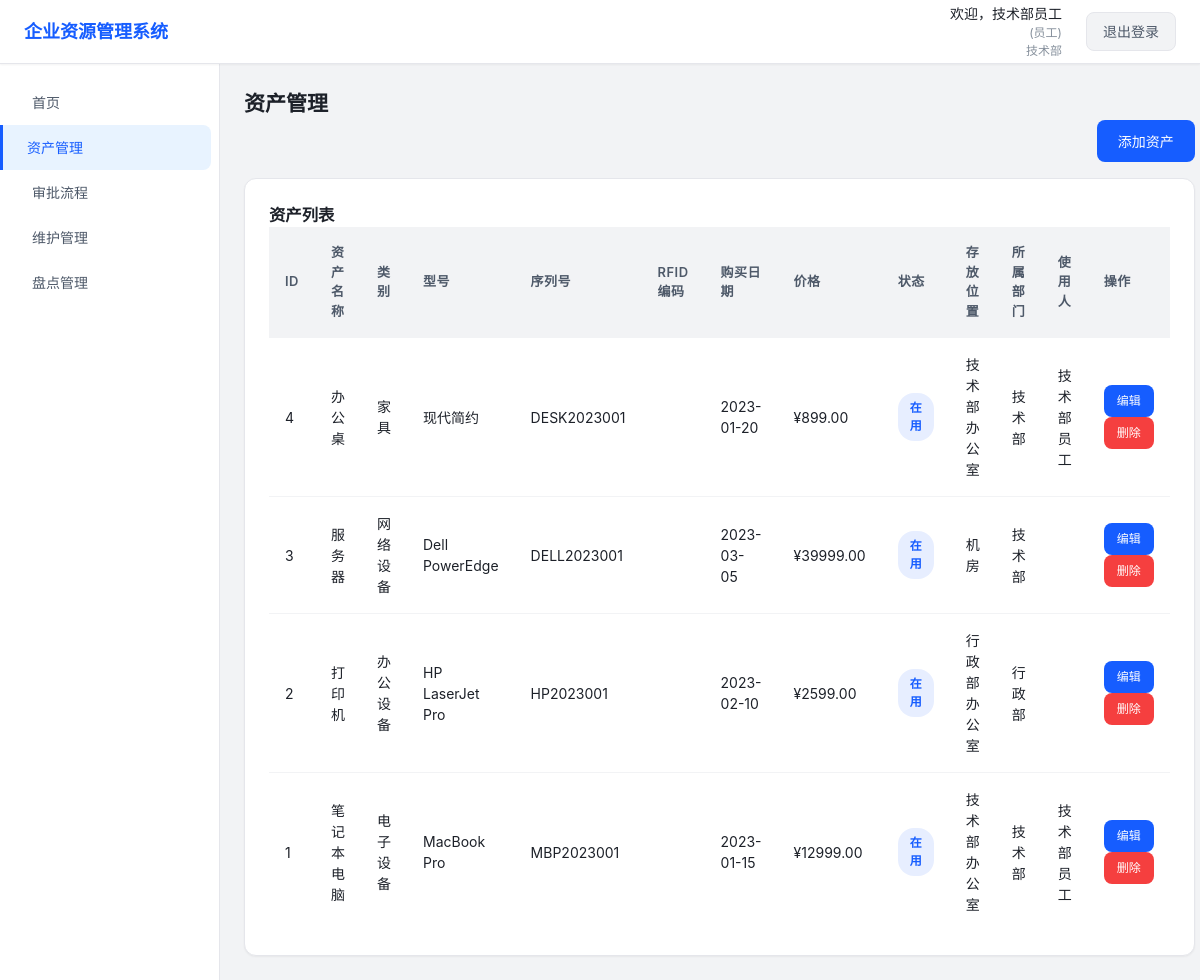
The page /assets.php (signed in) on the database its author committed.
### tables this page shows
CREATE TABLE IF NOT EXISTS `departments` (
  `id` INT AUTO_INCREMENT PRIMARY KEY,
  `name` VARCHAR(100) NOT NULL,
  `description` TEXT,
  `created_at` TIMESTAMP DEFAULT CURRENT_TIMESTAMP,
  `updated_at` TIMESTAMP DEFAULT CURRENT_TIMESTAMP ON UPDATE CURRENT_TIMESTAMP
);

CREATE TABLE IF NOT EXISTS `assets` (
  `id` INT AUTO_INCREMENT PRIMARY KEY,
  `name` VARCHAR(255) NOT NULL,
  `category` VARCHAR(100) NOT NULL,
  `model` VARCHAR(255),
  `serial_number` VARCHAR(255),
  `purchase_date` DATE,
  `price` DECIMAL(10,2),
  `status` ENUM('in_use', 'in_store', 'maintenance', 'scrapped') DEFAULT 'in_store',
  `location` VARCHAR(255),
  `department_id` INT,
  `user_id` INT,
  `description` TEXT,
  `created_at` TIMESTAMP DEFAULT CURRENT_TIMESTAMP,
  `updated_at` TIMESTAMP DEFAULT CURRENT_TIMESTAMP ON UPDATE CURRENT_TIMESTAMP
);

CREATE TABLE IF NOT EXISTS `users` (
  `id` INT AUTO_INCREMENT PRIMARY KEY,
  `username` VARCHAR(100) NOT NULL,
  `password` VARCHAR(255) NOT NULL,
  `name` VARCHAR(100) NOT NULL,
  `department_id` INT,
  `role` ENUM('admin', 'manager', 'employee') DEFAULT 'employee',
  `created_at` TIMESTAMP DEFAULT CURRENT_TIMESTAMP,
  `updated_at` TIMESTAMP DEFAULT CURRENT_TIMESTAMP ON UPDATE CURRENT_TIMESTAMP
);

### config/db.php (called while the page is built, shortened)
<?php
$servername = "localhost";
$username = "test";
$password = "123456";
$dbname = "php_wish";
$conn = new mysqli($servername, $username, $password, $dbname);
$conn->set_charset("utf8mb4");
function execute_query($sql, $params = []) {
    global $conn;
    $stmt = $conn->prepare($sql);
    if (!empty($params)) {
        $types = str_repeat("s", count($params));
        $stmt->bind_param($types, ...$params);
    }
    $result = $stmt->execute();
    if (strtolower(substr(trim($sql), 0, 6)) === "select") {
        $result_set = $stmt->get_result();
        $rows = [];
        while ($row = $result_set->fetch_assoc()) {
            $rows[] = $row;
        }
        return $rows;
    }
    $affected_rows = $stmt->affected_rows;
    return ["affected_rows" => $affected_rows];
}
?>

### assets.php (the view, shortened to what this page needs)
<?php
require_once 'config/db.php';
$name = $_SESSION['name'];
$role = $_SESSION['role'];
$department_id = $_SESSION['department_id'];
$dept_sql = "SELECT name FROM departments WHERE id = ?";
$dept_result = execute_query($dept_sql, [$department_id]);
$department_name = $dept_result[0]['name'] ?? '未知部门';
$assets_sql = "SELECT a.*, d.name as department_name, u.name as user_name FROM assets a
              LEFT JOIN departments d ON a.department_id = d.id
              LEFT JOIN users u ON a.user_id = u.id
              ORDER BY a.id DESC";
$assets = execute_query($assets_sql);
?>
<!DOCTYPE html>
<html lang="zh-CN">
<head>
    <link rel="stylesheet" href="assets/css/style.css">
</head>
<body>
    <div class="container">
        <header class="header">
            <div class="header-left">
                <h1>企业资源管理系统</h1>
            </div>
            <div class="header-right">
                <div class="user-info">
                    <span class="user-name">欢迎，<?php echo $name; ?></span>
                    <span class="role">(<?php echo $role === 'admin' ? '管理员' : ($role === 'manager' ? '部门经理' : '员工'); ?>)</span>
                    <span class="department"><?php echo $department_name; ?></span>
                </div>
                <a href="logout.php" class="logout-btn">退出登录</a>
            </div>
        </header>
        <div class="main-container">
            <nav class="sidebar">
                <ul>
                    <li><a href="index.php">首页</a></li>
                    <li><a href="assets.php" class="active">资产管理</a></li>
                    <li><a href="approval.php">审批流程</a></li>
                    <li><a href="maintenance.php">维护管理</a></li>
                    <li><a href="inventory.php">盘点管理</a></li>
                </ul>
            </nav>
            <main class="main-content">
            <h2>资产管理</h2>
            <div style="margin-bottom: 16px; display: flex; justify-content: flex-end;">
                <button class="btn btn-primary" data-modal="asset-modal">添加资产</button>
            </div>
            <div class="activity-section">
                <h3>资产列表</h3>
                <table class="activity-table">
                    <thead>
                        <tr>
                            <th>ID</th>
                            <th>资产名称</th>
                            <th>类别</th>
                            <th>型号</th>
                            <th>序列号</th>
                            <th>RFID 编码</th>
                            <th>购买日期</th>
                            <th>价格</th>
                            <th>状态</th>
                            <th>存放位置</th>
                            <th>所属部门</th>
                            <th>使用人</th>
                            <th>操作</th>
                        </tr>
                    </thead>
                    <tbody>
                        <?php if (!empty($assets)): ?>
                            <?php foreach ($assets as $asset): ?>
                                <tr>
                                    <td><?php echo $asset['id']; ?></td>
                                    <td><?php echo $asset['name']; ?></td>
                                    <td><?php echo $asset['category']; ?></td>
                                    <td><?php echo $asset['model']; ?></td>
                                    <td><?php echo $asset['serial_number']; ?></td>
                                    <td><?php echo $asset['rfid_code']; ?></td>
                                    <td><?php echo $asset['purchase_date']; ?></td>
                                    <td>¥<?php echo $asset['price']; ?></td>
                                    <td>
                                        <span class="status <?php echo $asset['status']; ?>">
                                            <?php
                                                switch ($asset['status']) {
                                                    case 'in_use': echo '在用'; break;
                                                }
                                            ?>
                                        </span>
                                    </td>
                                    <td><?php echo $asset['location']; ?></td>
                                    <td><?php echo $asset['department_name']; ?></td>
                                    <td><?php echo $asset['user_name']; ?></td>
                                    <td>
                                        <a href="assets.php?edit=<?php echo $asset['id']; ?>" class="btn btn-sm btn-primary">编辑</a>
                                        <a href="assets.php?delete=<?php echo $asset['id']; ?>" class="btn btn-sm btn-danger" onclick="return confirm('确定要删除此资产吗？');">删除</a>
                                    </td>
                                </tr>
                            <?php endforeach; ?>
                        <?php else: ?>
                            <tr>
                                <td colspan="12" class="no-data">暂无资产</td>
                            </tr>
                        <?php endif; ?>
                    </tbody>
                </table>
            </div>
        </main>
        </div>
    </div>
</body>
</html>

### assets/css/style.css (style rules this page uses)
:root { --primary-color: #165DFF; --primary-light: #E8F3FF; --primary-dark: #0E42B8; --success-color: #00B42A; --warning-color: #FF7D00; --danger-color: #F53F3F; --info-color: #86909C; --text-primary: #1D2129; --text-secondary: #4E5969; --text-tertiary: #86909C; --bg-light: #F2F3F5; --bg-white: #FFFFFF; --border-color: #E5E6EB; --border-light: #F2F3F5; --shadow-sm: 0 1px 2px rgba(0, 0, 0, 0.05); --shadow-md: 0 4px 6px -1px rgba(0, 0, 0, 0.1), 0 2px 4px -1px rgba(0, 0, 0, 0.06); --shadow-lg: 0 10px 15px -3px rgba(0, 0, 0, 0.1), 0 4px 6px -2px rgba(0, 0, 0, 0.05); --transition: all 0.3s ease; --radius-sm: 4px; --radius-md: 8px; --radius-lg: 12px; }
* { margin: 0; padding: 0; box-sizing: border-box; }
body { font-family: -apple-system, BlinkMacSystemFont, 'Segoe UI', Roboto, 'Helvetica Neue', Arial, sans-serif; background-color: var(--bg-light); color: var(--text-primary); line-height: 1.5; font-size: 14px; display: flex; justify-content: center; }
.container { display: flex; flex-direction: column; min-height: 100vh; background-color: var(--bg-light); width: 100%; max-width: 1200px; }
.header { display: flex; justify-content: space-between; align-items: center; background-color: var(--bg-white); color: var(--text-primary); padding: 0 24px; height: 64px; box-shadow: var(--shadow-sm); border-bottom: 1px solid var(--border-color); position: sticky; top: 0; z-index: 100; }
.header-left h1 { font-size: 18px; font-weight: 600; color: var(--primary-color); }
.header-right { display: flex; align-items: center; gap: 24px; }
.user-info { display: flex; flex-direction: column; align-items: flex-end; }
.user-info .user-name { font-weight: 500; color: var(--text-primary); font-size: 14px; }
.user-info .role, .user-info .department { font-size: 12px; color: var(--text-tertiary); }
.logout-btn { background-color: var(--bg-light); color: var(--text-secondary); padding: 8px 16px; border-radius: var(--radius-md); text-decoration: none; font-size: 14px; font-weight: 500; transition: var(--transition); border: 1px solid var(--border-color); }
.main-container { display: flex; min-height: calc(100vh - 64px); }
.sidebar { width: 220px; background-color: var(--bg-white); color: var(--text-primary); min-height: calc(100vh - 64px); border-right: 1px solid var(--border-color); transition: var(--transition); flex-shrink: 0; }
.sidebar ul { list-style: none; padding: 16px 0; }
.sidebar ul li a { display: flex; align-items: center; padding: 12px 24px; color: var(--text-secondary); text-decoration: none; border-radius: 0 var(--radius-md) var(--radius-md) 0; margin: 0 8px; transition: var(--transition); font-size: 14px; font-weight: 400; }
.sidebar ul li a.active { background-color: var(--primary-light); color: var(--primary-color); font-weight: 500; border-left: 3px solid var(--primary-color); margin-left: 0; }
.main-content { flex: 1; padding: 24px; min-height: calc(100vh - 64px); background-color: var(--bg-light); transition: var(--transition); }
.activity-section { background-color: var(--bg-white); padding: 24px; border-radius: var(--radius-lg); box-shadow: var(--shadow-sm); border: 1px solid var(--border-color); }
.activity-table { width: 100%; border-collapse: collapse; font-size: 14px; }
.activity-table th, .activity-table td { padding: 16px; text-align: left; border-bottom: 1px solid var(--border-light); }
.activity-table th { background-color: var(--bg-light); font-weight: 600; color: var(--text-secondary); font-size: 13px; text-transform: uppercase; letter-spacing: 0.5px; }
.activity-table tr:last-child td { border-bottom: none; }
.status { padding: 6px 12px; border-radius: 16px; font-size: 12px; font-weight: 600; display: inline-flex; align-items: center; gap: 4px; }
.status.in_use { background-color: rgba(22, 93, 255, 0.1); color: var(--primary-color); }
.btn { padding: 10px 20px; border: 1px solid transparent; border-radius: var(--radius-md); font-size: 14px; font-weight: 500; cursor: pointer; transition: var(--transition); text-decoration: none; display: inline-flex; align-items: center; gap: 6px; justify-content: center; white-space: nowrap; }
.btn-primary { background-color: var(--primary-color); color: white; }
.btn-danger { background-color: var(--danger-color); color: white; }
.btn-sm { padding: 6px 12px; font-size: 12px; }

### rows shown on the page
departments: name "技术部"
assets: id "4", name "办公桌", category "家具", model "现代简约", serial_number "DESK2023001", purchase_date "2023-01-20", price "899.00", status "在用", location "技术部办公室", department.name "技术部", user.name "技术部员工"
assets: id "3", name "服务器", category "网络设备", model "Dell PowerEdge", serial_number "DELL2023001", purchase_date "2023-03-05", price "39999.00", status "在用", location "机房", department.name "技术部"
assets: id "2", name "打印机", category "办公设备", model "HP LaserJet Pro", serial_number "HP2023001", purchase_date "2023-02-10", price "2599.00", status "在用", location "行政部办公室", department.name "行政部"
assets: id "1", name "笔记本电脑", category "电子设备", model "MacBook Pro", serial_number "MBP2023001", purchase_date "2023-01-15", price "12999.00", status "在用", location "技术部办公室", department.name "技术部", user.name "技术部员工"

### other values the page prints
$name "技术部员工"
